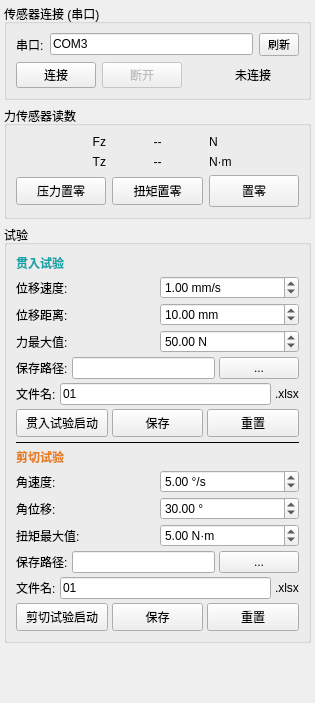
      <widget class="QWidget" name="sensorScrollWidget">
       <property name="geometry">
        <rect>
         <x>0</x>
         <y>0</y>
         <width>315</width>
         <height>703</height>
        </rect>
       </property>
       <layout class="QVBoxLayout" name="sensorMainLayout">
        <property name="leftMargin">
         <number>4</number>
        </property>
        <property name="topMargin">
         <number>4</number>
        </property>
        <property name="rightMargin">
         <number>4</number>
        </property>
        <property name="bottomMargin">
         <number>4</number>
        </property>
        <item>
         <widget class="QGroupBox" name="sensorConnGroup">
          <property name="title">
           <string>传感器连接 (串口)</string>
          </property>
          <layout class="QVBoxLayout" name="sensorConnLayout">
           <item>
            <layout class="QHBoxLayout" name="sensorConnRow1">
             <item>
              <widget class="QLabel" name="sensorComLabel">
               <property name="text">
                <string>串口:</string>
               </property>
              </widget>
             </item>
             <item>
              <widget class="QLineEdit" name="sensorComPort">
               <property name="maximumSize">
                <size>
                 <width>220</width>
                 <height>16777215</height>
                </size>
               </property>
               <property name="text">
                <string>COM3</string>
               </property>
              </widget>
             </item>
             <item>
              <widget class="QPushButton" name="sensorRefreshBtn">
               <property name="minimumSize">
                <size>
                 <width>40</width>
                 <height>0</height>
                </size>
               </property>
               <property name="styleSheet">
                <string>QPushButton{font-size:11px;padding:2px 4px;}</string>
               </property>
               <property name="text">
                <string>刷新</string>
               </property>
              </widget>
             </item>
            </layout>
           </item>
           <item>
            <layout class="QHBoxLayout" name="sensorConnRow2">
             <item>
              <widget class="QPushButton" name="sensorBtnConnect">
               <property name="text">
                <string>连接</string>
               </property>
              </widget>
             </item>
             <item>
              <widget class="QPushButton" name="sensorBtnDisconnect">
               <property name="enabled">
                <bool>false</bool>
               </property>
               <property name="text">
                <string>断开</string>
               </property>
              </widget>
             </item>
             <item>
              <spacer name="hSpacerSConn2">
               <property name="orientation">
                <enum>Qt::Orientation::Horizontal</enum>
               </property>
               <property name="sizeHint" stdset="0">
                <size>
                 <width>8</width>
                 <height>0</height>
                </size>
               </property>
              </spacer>
             </item>
             <item>
              <widget class="QLabel" name="sensorStatusLight">
               <property name="minimumSize">
                <size>
                 <width>12</width>
                 <height>12</height>
                </size>
               </property>
              </widget>
             </item>
             <item>
              <widget class="QLabel" name="sensorStatusLabel">
               <property name="text">
                <string>未连接</string>
               </property>
              </widget>
             </item>
             <item>
              <spacer name="hSpacerSConn3">
               <property name="orientation">
                <enum>Qt::Orientation::Horizontal</enum>
               </property>
               <property name="sizeHint" stdset="0">
                <size>
                 <width>0</width>
                 <height>0</height>
                </size>
               </property>
              </spacer>
             </item>
            </layout>
           </item>
          </layout>
         </widget>
        </item>
        <item>
         <widget class="QGroupBox" name="sensorForceGroup">
          <property name="title">
           <string>力传感器读数</string>
          </property>
          <layout class="QVBoxLayout" name="sensorForceLayout">
           <item>
            <layout class="QHBoxLayout" name="forceRow_Fz">
             <item>
              <widget class="QLabel" name="sensorForceLabel_Fz">
               <property name="minimumSize">
                <size>
                 <width>32</width>
                 <height>0</height>
                </size>
               </property>
               <property name="text">
                <string>Fz</string>
               </property>
               <property name="alignment">
                <set>Qt::AlignmentFlag::AlignRight|Qt::AlignmentFlag::AlignTrailing|Qt::AlignmentFlag::AlignVCenter</set>
               </property>
              </widget>
             </item>
             <item>
              <widget class="QLabel" name="sensorForceVal_Fz">
               <property name="minimumSize">
                <size>
                 <width>90</width>
                 <height>0</height>
                </size>
               </property>
               <property name="text">
                <string>--</string>
               </property>
               <property name="alignment">
                <set>Qt::AlignmentFlag::AlignCenter</set>
               </property>
              </widget>
             </item>
             <item>
              <widget class="QLabel" name="sensorForceUnit_Fz">
               <property name="text">
                <string>N</string>
               </property>
              </widget>
             </item>
            </layout>
           </item>
           <item>
            <layout class="QHBoxLayout" name="torqueRow_Tz">
             <item>
              <widget class="QLabel" name="sensorTorqueLabel_Tz">
               <property name="minimumSize">
                <size>
                 <width>32</width>
                 <height>0</height>
                </size>
               </property>
               <property name="text">
                <string>Tz</string>
               </property>
               <property name="alignment">
                <set>Qt::AlignmentFlag::AlignRight|Qt::AlignmentFlag::AlignTrailing|Qt::AlignmentFlag::AlignVCenter</set>
               </property>
              </widget>
             </item>
             <item>
              <widget class="QLabel" name="sensorTorqueVal_Tz">
               <property name="minimumSize">
                <size>
                 <width>90</width>
                 <height>0</height>
                </size>
               </property>
               <property name="text">
                <string>--</string>
               </property>
               <property name="alignment">
                <set>Qt::AlignmentFlag::AlignCenter</set>
               </property>
              </widget>
             </item>
             <item>
              <widget class="QLabel" name="sensorTorqueUnit_Tz">
               <property name="text">
                <string>N·m</string>
               </property>
              </widget>
             </item>
            </layout>
           </item>
           <item>
            <layout class="QHBoxLayout" name="zeroBtnRow">
             <item>
              <widget class="QPushButton" name="sensorBtnZeroPressure">
               <property name="minimumSize">
                <size>
                 <width>0</width>
                 <height>28</height>
                </size>
               </property>
               <property name="text">
                <string>压力置零</string>
               </property>
              </widget>
             </item>
             <item>
              <widget class="QPushButton" name="sensorBtnZeroTorque">
               <property name="minimumSize">
                <size>
                 <width>0</width>
                 <height>28</height>
                </size>
               </property>
               <property name="text">
                <string>扭矩置零</string>
               </property>
              </widget>
             </item>
             <item>
              <widget class="QPushButton" name="sensorBtnZeroAll">
               <property name="minimumSize">
                <size>
                 <width>0</width>
                 <height>32</height>
                </size>
               </property>
               <property name="text">
                <string>置零</string>
               </property>
              </widget>
             </item>
            </layout>
           </item>
          </layout>
         </widget>
        </item>
        <item>
         <widget class="QGroupBox" name="testGroup">
          <property name="title">
           <string>试验</string>
          </property>
          <layout class="QVBoxLayout" name="testLayout">
           <property name="spacing">
            <number>4</number>
           </property>
           <item>
            <widget class="QLabel" name="testDispLabel">
             <property name="styleSheet">
              <string>font-weight:bold;color:#14a3a8;</string>
             </property>
             <property name="text">
              <string>贯入试验</string>
             </property>
            </widget>
           </item>
           <item>
            <layout class="QHBoxLayout" name="testDispSpeedRow">
             <item>
              <widget class="QLabel" name="testDispSpeedLabel">
               <property name="text">
                <string>位移速度:</string>
               </property>
              </widget>
             </item>
             <item>
              <widget class="QDoubleSpinBox" name="testDispSpeed">
               <property name="minimumSize">
                <size>
                 <width>90</width>
                 <height>0</height>
                </size>
               </property>
               <property name="suffix">
                <string> mm/s</string>
               </property>
               <property name="minimum">
                <double>0.100000000000000</double>
               </property>
               <property name="maximum">
                <double>100.000000000000000</double>
               </property>
               <property name="value">
                <double>1.000000000000000</double>
               </property>
              </widget>
             </item>
            </layout>
           </item>
           <item>
            <layout class="QHBoxLayout" name="testDispDistRow">
             <item>
              <widget class="QLabel" name="testDispDistLabel">
               <property name="text">
                <string>位移距离:</string>
               </property>
              </widget>
             </item>
             <item>
              <widget class="QDoubleSpinBox" name="testDispDist">
               <property name="minimumSize">
                <size>
                 <width>90</width>
                 <height>0</height>
                </size>
               </property>
               <property name="suffix">
                <string> mm</string>
               </property>
               <property name="minimum">
                <double>0.100000000000000</double>
               </property>
               <property name="maximum">
                <double>200.000000000000000</double>
               </property>
               <property name="value">
                <double>10.000000000000000</double>
               </property>
              </widget>
             </item>
            </layout>
           </item>
           <item>
            <layout class="QHBoxLayout" name="testForceMaxRow">
             <item>
              <widget class="QLabel" name="testForceMaxLabel">
               <property name="text">
                <string>力最大值:</string>
               </property>
              </widget>
             </item>
             <item>
              <widget class="QDoubleSpinBox" name="testForceMax">
               <property name="minimumSize">
                <size>
                 <width>90</width>
                 <height>0</height>
                </size>
               </property>
               <property name="suffix">
                <string> N</string>
               </property>
               <property name="minimum">
                <double>0.100000000000000</double>
               </property>
               <property name="maximum">
                <double>500.000000000000000</double>
               </property>
               <property name="value">
                <double>50.000000000000000</double>
               </property>
              </widget>
             </item>
            </layout>
           </item>
           <item>
            <layout class="QHBoxLayout" name="testDispSaveRow">
             <item>
              <widget class="QLabel" name="testDispSaveLabel">
               <property name="text">
                <string>保存路径:</string>
               </property>
              </widget>
             </item>
             <item>
              <widget class="QLineEdit" name="testDispSavePath">
               <property name="minimumSize">
                <size>
                 <width>100</width>
                 <height>0</height>
                </size>
               </property>
               <property name="readOnly">
                <bool>true</bool>
               </property>
              </widget>
             </item>
             <item>
              <widget class="QPushButton" name="testDispSaveBrowse">
               <property name="minimumSize">
                <size>
                 <width>24</width>
                 <height>0</height>
                </size>
               </property>
               <property name="text">
                <string>...</string>
               </property>
              </widget>
             </item>
            </layout>
           </item>
           <item>
            <layout class="QHBoxLayout" name="testDispNameRow">
             <item>
              <widget class="QLabel" name="testDispNameLabel">
               <property name="text">
                <string>文件名:</string>
               </property>
              </widget>
             </item>
             <item>
              <widget class="QLineEdit" name="testDispFileName">
               <property name="minimumSize">
                <size>
                 <width>80</width>
                 <height>0</height>
                </size>
               </property>
               <property name="text">
                <string>01</string>
               </property>
              </widget>
             </item>
             <item>
              <widget class="QLabel" name="testDispExtLabel">
               <property name="text">
                <string>.xlsx</string>
               </property>
              </widget>
             </item>
            </layout>
           </item>
           <item>
            <layout class="QHBoxLayout" name="testDispBtnRow">
             <item>
              <widget class="QPushButton" name="testDispStart">
               <property name="minimumSize">
                <size>
                 <width>0</width>
                 <height>28</height>
                </size>
               </property>
               <property name="text">
                <string>贯入试验启动</string>
               </property>
              </widget>
             </item>
             <item>
              <widget class="QPushButton" name="testDispSave">
               <property name="minimumSize">
                <size>
                 <width>48</width>
                 <height>28</height>
                </size>
               </property>
               <property name="text">
                <string>保存</string>
               </property>
              </widget>
             </item>
             <item>
              <widget class="QPushButton" name="testDispReset">
               <property name="minimumSize">
                <size>
                 <width>48</width>
                 <height>28</height>
                </size>
               </property>
               <property name="text">
                <string>重置</string>
               </property>
              </widget>
             </item>
            </layout>
           </item>
           <item>
            <widget class="QFrame" name="testSepLine">
             <property name="frameShape">
              <enum>QFrame::Shape::HLine</enum>
             </property>
            </widget>
           </item>
           <item>
            <widget class="QLabel" name="testShearLabel">
             <property name="styleSheet">
              <string>font-weight:bold;color:#e67e22;</string>
             </property>
             <property name="text">
              <string>剪切试验</string>
             </property>
            </widget>
           </item>
           <item>
            <layout class="QHBoxLayout" name="testAngSpeedRow">
             <item>
              <widget class="QLabel" name="testAngSpeedLabel">
               <property name="text">
                <string>角速度:</string>
               </property>
              </widget>
             </item>
             <item>
              <widget class="QDoubleSpinBox" name="testAngSpeed">
               <property name="minimumSize">
                <size>
                 <width>90</width>
                 <height>0</height>
                </size>
               </property>
               <property name="suffix">
                <string> °/s</string>
               </property>
               <property name="minimum">
                <double>0.100000000000000</double>
               </property>
               <property name="maximum">
                <double>360.000000000000000</double>
               </property>
               <property name="value">
                <double>5.000000000000000</double>
               </property>
              </widget>
             </item>
            </layout>
           </item>
           <item>
            <layout class="QHBoxLayout" name="testAngDistRow">
             <item>
              <widget class="QLabel" name="testAngDistLabel">
               <property name="text">
                <string>角位移:</string>
               </property>
              </widget>
             </item>
             <item>
              <widget class="QDoubleSpinBox" name="testAngDist">
               <property name="minimumSize">
                <size>
                 <width>90</width>
                 <height>0</height>
                </size>
               </property>
               <property name="suffix">
                <string> °</string>
               </property>
               <property name="minimum">
                <double>0.100000000000000</double>
               </property>
               <property name="maximum">
                <double>360.000000000000000</double>
               </property>
               <property name="value">
                <double>30.000000000000000</double>
               </property>
              </widget>
             </item>
            </layout>
           </item>
           <item>
            <layout class="QHBoxLayout" name="testTorqueMaxRow">
             <item>
              <widget class="QLabel" name="testTorqueMaxLabel">
               <property name="text">
                <string>扭矩最大值:</string>
               </property>
              </widget>
             </item>
             <item>
              <widget class="QDoubleSpinBox" name="testTorqueMax">
               <property name="minimumSize">
                <size>
                 <width>90</width>
                 <height>0</height>
                </size>
               </property>
               <property name="suffix">
                <string> N·m</string>
               </property>
               <property name="minimum">
                <double>0.010000000000000</double>
               </property>
               <property name="maximum">
                <double>50.000000000000000</double>
               </property>
               <property name="value">
                <double>5.000000000000000</double>
               </property>
              </widget>
             </item>
            </layout>
           </item>
           <item>
            <layout class="QHBoxLayout" name="testShearSaveRow">
             <item>
              <widget class="QLabel" name="testShearSaveLabel">
               <property name="text">
                <string>保存路径:</string>
               </property>
              </widget>
             </item>
             <item>
              <widget class="QLineEdit" name="testShearSavePath">
               <property name="minimumSize">
                <size>
                 <width>100</width>
                 <height>0</height>
                </size>
               </property>
               <property name="readOnly">
                <bool>true</bool>
               </property>
              </widget>
             </item>
             <item>
              <widget class="QPushButton" name="testShearSaveBrowse">
               <property name="minimumSize">
                <size>
                 <width>24</width>
                 <height>0</height>
                </size>
               </property>
               <property name="text">
                <string>...</string>
               </property>
              </widget>
             </item>
            </layout>
           </item>
           <item>
            <layout class="QHBoxLayout" name="testShearNameRow">
             <item>
              <widget class="QLabel" name="testShearNameLabel">
               <property name="text">
                <string>文件名:</string>
               </property>
              </widget>
             </item>
             <item>
              <widget class="QLineEdit" name="testShearFileName">
               <property name="minimumSize">
                <size>
                 <width>80</width>
                 <height>0</height>
                </size>
               </property>
               <property name="text">
                <string>01</string>
               </property>
              </widget>
             </item>
             <item>
              <widget class="QLabel" name="testShearExtLabel">
               <property name="text">
                <string>.xlsx</string>
               </property>
              </widget>
             </item>
            </layout>
           </item>
           <item>
            <layout class="QHBoxLayout" name="testShearBtnRow">
             <item>
              <widget class="QPushButton" name="testShearStart">
               <property name="minimumSize">
                <size>
                 <width>0</width>
                 <height>28</height>
                </size>
               </property>
               <property name="text">
                <string>剪切试验启动</string>
               </property>
              </widget>
             </item>
             <item>
              <widget class="QPushButton" name="testShearSave">
               <property name="minimumSize">
                <size>
                 <width>48</width>
                 <height>28</height>
                </size>
               </property>
               <property name="text">
                <string>保存</string>
               </property>
              </widget>
             </item>
             <item>
              <widget class="QPushButton" name="testShearReset">
               <property name="minimumSize">
                <size>
                 <width>48</width>
                 <height>28</height>
                </size>
               </property>
               <property name="text">
                <string>重置</string>
               </property>
              </widget>
             </item>
            </layout>
           </item>
          </layout>
         </widget>
        </item>
        <item>
         <spacer name="vSpacerSensor">
          <property name="orientation">
           <enum>Qt::Orientation::Vertical</enum>
          </property>
          <property name="sizeHint" stdset="0">
           <size>
            <width>0</width>
            <height>0</height>
           </size>
          </property>
         </spacer>
        </item>
       </layout>
      </widget>
